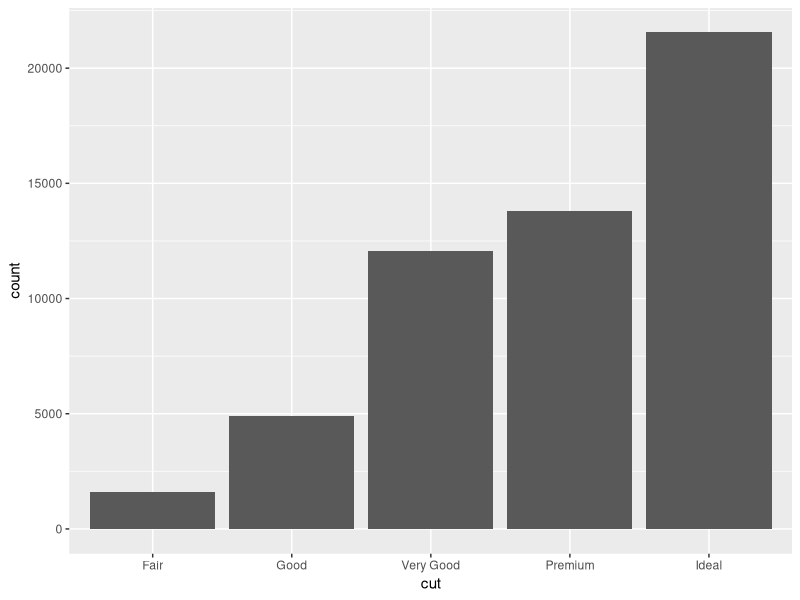
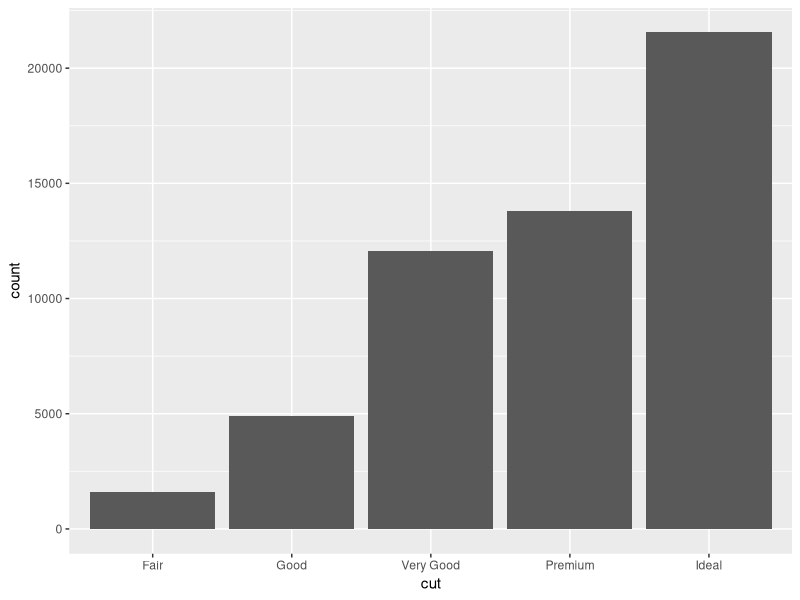
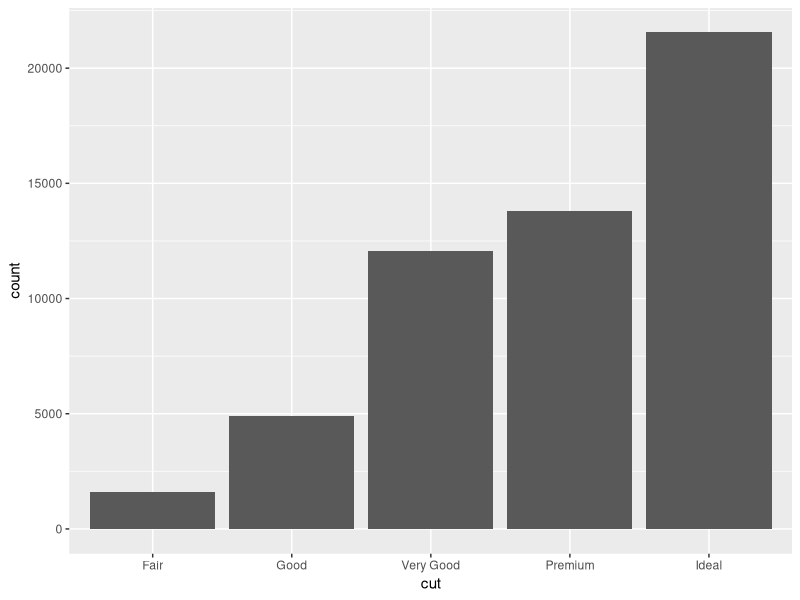
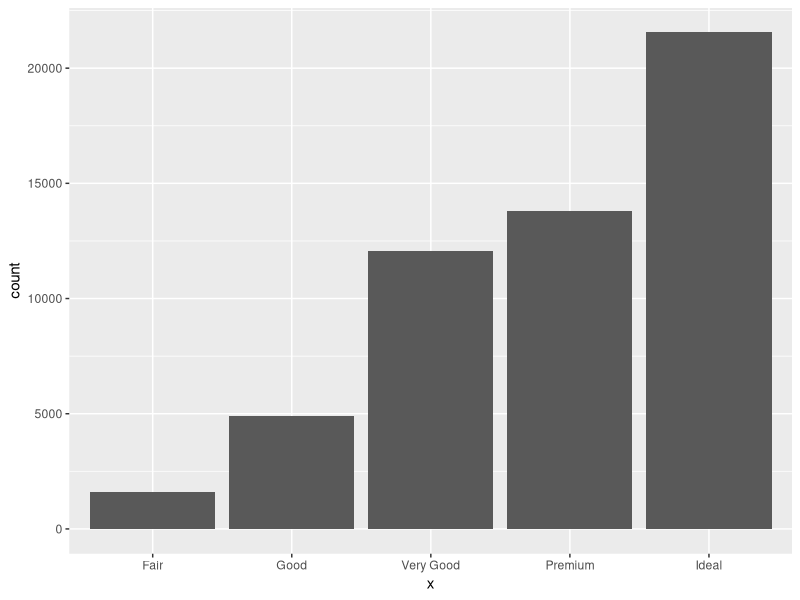
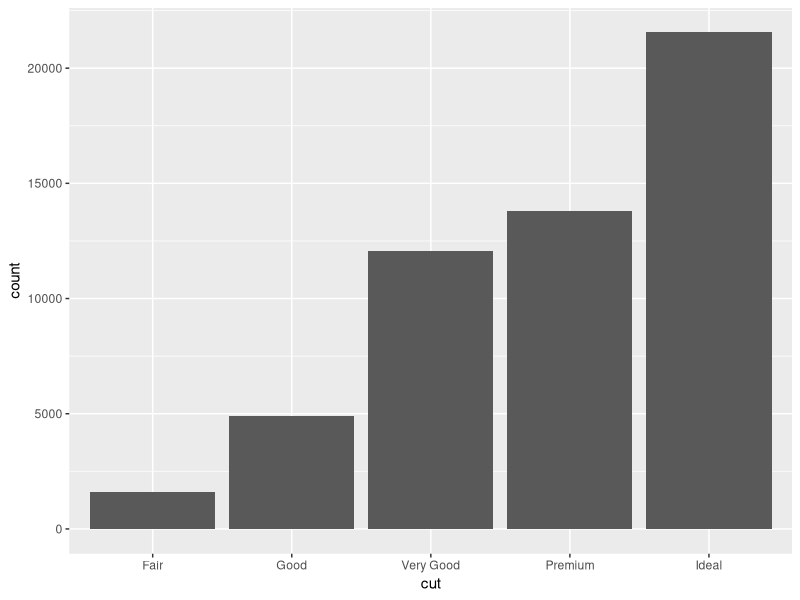
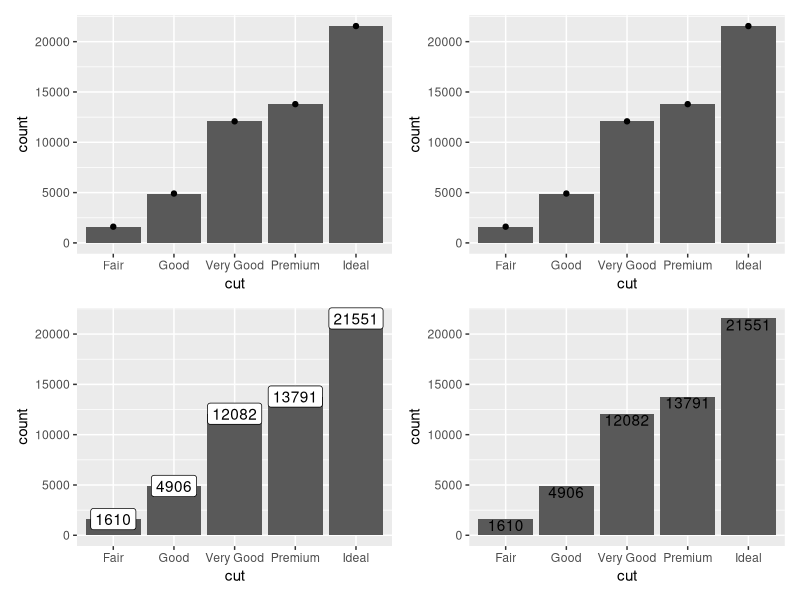

Generate these figures, in order, with R:
## ---- chunk 1
library(tidyverse)
cars <- tibble(cars)
knitr::opts_chunk$set(echo = T, message = F, warning = F)
## ---- chunk 2
library(ggplot2) 
ggplot(diamonds) + 
  aes(x = cut) + 
  geom_bar()
## ---- chunk 3
library(ggplot2) 
ggplot(diamonds) + 
  aes(x = cut) + 
  layer(geom = "bar", stat = "count", position = "stack")
## ---- chunk 4
library(ggplot2) 
ggplot(diamonds) + 
  aes(x = cut) + 
  layer(geom = GeomBar, stat = StatCount, position = position_stack())
## ---- chunk 5
StatCount$compute_group
## ---- chunk 6

library(dplyr)

diamonds |> 
  select(x = cut) |>
  StatCount$compute_group() 
## ---- chunk 7
precomputation <- diamonds |> 
  select(x = cut) |>
  StatCount$compute_group()

precomputation |>
  ggplot() + 
  aes(x = x, y = count) + 
  layer(geom = GeomBar, 
        stat = StatIdentity, 
        position = position_stack())
## ---- chunk 8
StatCount$default_aes

ggplot(data = diamonds) + 
  aes(x = cut) + 
  layer(geom = GeomBar, 
        stat = StatCount, 
        position = position_stack())
## ---- chunk 9
p1 <- ggplot(data = diamonds) + 
  aes(x = cut) + 
  layer(geom = GeomBar, 
        stat = StatCount, 
        position = position_stack())

p2 <- p1 + geom_point(stat = StatCount)

p3 <- p1 + stat_count(geom = GeomPoint)

p4 <- p1 + geom_label(stat = StatCount, 
                      aes(label = after_stat(count)))

p5 <- p1 + stat_count(geom = GeomText, 
                      aes(label = after_stat(count)), 
                      vjust = 1)
## ---- chunk 10
library(patchwork)
p2+ p3 + p4 + p5
